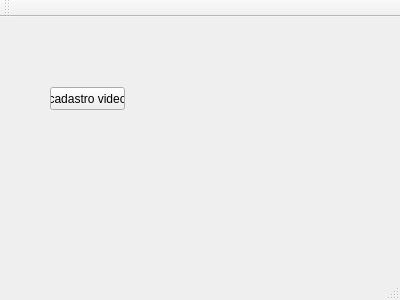
<?xml version="1.0" encoding="UTF-8"?>
<ui version="4.0">
 <class>MainWindow</class>
 <widget class="QMainWindow" name="MainWindow">
  <property name="geometry">
   <rect>
    <x>0</x>
    <y>0</y>
    <width>400</width>
    <height>300</height>
   </rect>
  </property>
  <property name="windowTitle">
   <string>MainWindow</string>
  </property>
  <widget class="QWidget" name="centralWidget">
   <widget class="QPushButton" name="pushButton">
    <property name="geometry">
     <rect>
      <x>50</x>
      <y>70</y>
      <width>75</width>
      <height>23</height>
     </rect>
    </property>
    <property name="text">
     <string>cadastro video</string>
    </property>
   </widget>
  </widget>
  <widget class="QMenuBar" name="menuBar">
   <property name="geometry">
    <rect>
     <x>0</x>
     <y>0</y>
     <width>400</width>
     <height>21</height>
    </rect>
   </property>
  </widget>
  <widget class="QToolBar" name="mainToolBar">
   <attribute name="toolBarArea">
    <enum>TopToolBarArea</enum>
   </attribute>
   <attribute name="toolBarBreak">
    <bool>false</bool>
   </attribute>
  </widget>
  <widget class="QStatusBar" name="statusBar"/>
 </widget>
 <layoutdefault spacing="6" margin="11"/>
 <resources/>
 <connections/>
</ui>
